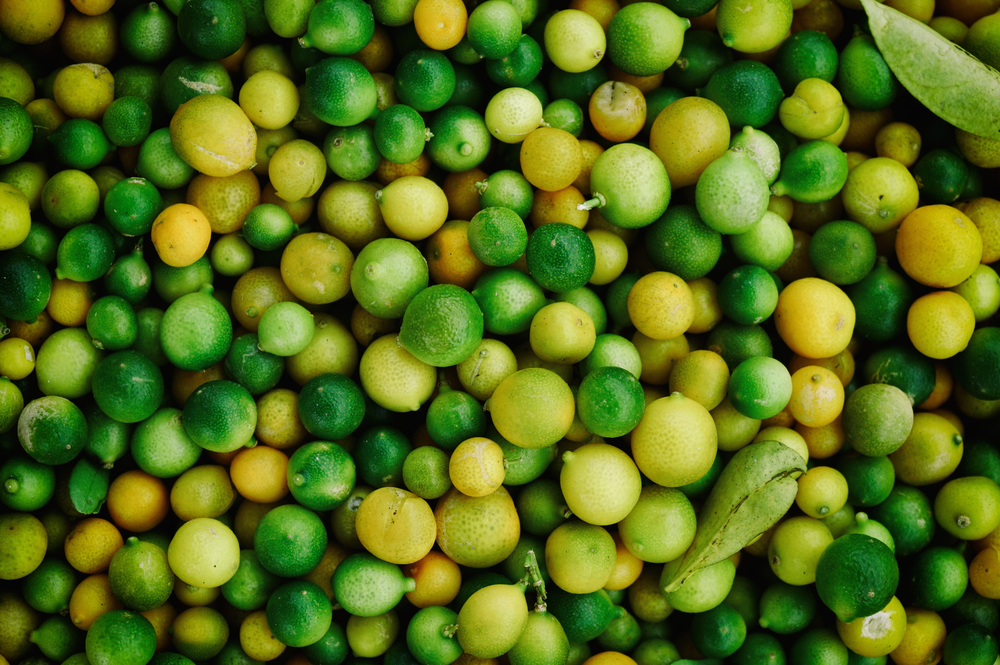
#> input picture 0802.png, 1000 x 665 px, shrunk from 2040 x 1356 before the run, found by its file name
$ jupyter execute --allow-errors histograms_commented.ipynb
#> lines starting #> are read from the running program, lines starting #| are printed output that depends on the picture
# Similarity through histogram

## What is a Histogram?

A histogram is a graphical representation of the distribution of numerical data. It is an estimate of the probability distribution of a continuous variable (in this case, pixel values in an image). In the context of image processing, a histogram represents how the pixel values (intensities) are distributed in an image. This is usually displayed in a 2D plot, with the occurences depending on the color values of the image

### Example
Lets take the following Image as an Example to explain Histograms.

Let's assume we're working in the RGB color space. Three separate histograms would be created, one for each color channel: Red, Green, and Blue.

### Each histogram counts how often each color value (ranging from 0 to 255) occurs in the respective channels. For the green fruits in the image, the values in the Green channel would likely be higher, while the Red and Blue values might be lower.

Let's take a look at the histograms

[cell 1]
import cv2
import matplotlib.pyplot as plt

# Load the image
image_path = 'DIV2k/DIV2K_valid_HR/DIV2K_valid_HR/0802.png'
image = cv2.imread(image_path)
#> image is the input picture: shape (665, 1000, 3); mean B, G, R 23.9, 107.2, 84.2

if image is not None:
    # Convert image to RGB (from BGR which OpenCV uses by default)
    image_rgb = cv2.cvtColor(image, cv2.COLOR_BGR2RGB)

    # Calculate and plot histograms for each color channel separately
    colors = ('r', 'g', 'b')
    channels = ('Red', 'Green', 'Blue')

    plt.figure(figsize=(18, 6))

    for i, color in enumerate(colors):
        plt.subplot(1, 3, i + 1)
        hist = cv2.calcHist([image_rgb], [i], None, [256], [0, 256])
        plt.plot(hist, color=color)
        plt.xlim([0, 256])
        plt.title(f'{channels[i]} Histogram')
        plt.xlabel('Pixel Intensity')
        plt.ylabel('Frequency')
        plt.grid(True)  # Add grid for better visualization

    plt.tight_layout()
    plt.show()
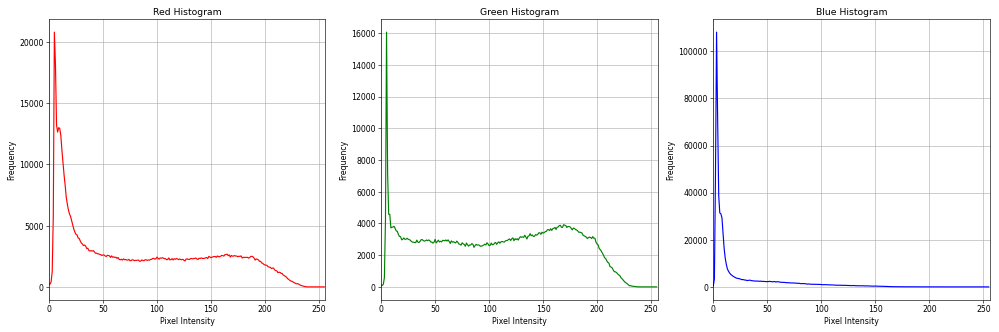
#> figure drawn by matplotlib, 3 panels; panel 1: curve peaks at x = 5, y = 20809; panel 2: curve peaks at x = 5, y = 16057; panel 3: curve peaks at x = 3, y = 108122

else:
    print("Failed to load the image. Please check the file path.")

As expected, a very large proportion of the pixels in the image have a blue value of 0, while the green values tend to dominate within the image.

### RGB Channel are not effective

Now all you have to do is create and save 3 histograms for each channel for all 450,000 images in the database and you're done. Well, not quite...

The problem with this approach is that the RGB color space is based on the mixture of light colors, which is less intuitive when it comes to comparing colors from a human perspective. For example a brighter picture that is still the same picture could have completely other histograms, which will be visible especially in the red channel. Let's test it out.

According to the histograms, we should be able to see a lot more red tones in the image, but this is not the case, as we are analyzing a just brighter version of the image before. So why is that?

Changing the brightness not only brings more white tones into the picture, but also brighter yellow tones, which are primarily mixed with the red and green channel. In addition, the green tones have also become stronger, which is responsible for the deflection in the histogram of the green channel. So according to the histograms, we have 2 completely different images here, while we humans can clearly establish a similarity despite the differences in brightness, as the same colors are used.

### What is the solution?

Let's first start the coding part. For this Notebook we need the following Imports

[cell 2]
# necessary imports
import os
import sqlite3
from PIL import ImageCms
from tqdm import tqdm
import numpy as np
import cv2
import matplotlib.pyplot as plt
from concurrent.futures import ThreadPoolExecutor
from sklearn.neighbors import NearestNeighbors
import joblib
import functions
from sklearn.neighbors import NearestNeighbors


icms = ImageCms

## Connection with the database

Here we establish a connection with the database that contains all the images from the hard disk.

The image properties that we save from the image are:

- Name
- Storage Path
- Pixel size

[cell 3]
# Connect to an existing one to store image metadata
database_name = "database_all_images.db"
root_folder = r"D:/data/image_data"

conn = sqlite3.connect(database_name)
c = conn.cursor()
conn.commit()

## Storing the storage path of every image in a variable
This helps us to find and plot the similar images later in the code.

#> (a cell that did not finish here is left out)

## Now to the solution

Instead of using the RGB color space, we use the HSV color space.

In the HSV color space, the color components (hue, saturation) are separated from the brightness (value). This means that changes in brightness (e.g. lighting) do not affect the hue information (Hue), which is basically the actual color of the image.
Let's have a look at the same example from above and plot the HSV histogram.

What we can see on the histograms is that a lot of pixels in the image are in the 20-50 range. The saturation of the colors within this spectrum is often very high, which makes for strong vibrant colors contained in the image. Value describes how bright or dark the pixel is, where 0 is very dark and 255 is very bright. The fact that some pixels are rather dark, as can be seen from the plot, makes sense due to the spatial division of the fruit, which creates shadows.

Why can we now work better with it than with RGB?

## Hue and Saturation

In this plot, the hue is plotted on the x-axis and the saturation on the y-axis. This diagram contains most of the colors that we can see with the human eye. Unlike the RGB color space, no colors are mixed here; instead, each possible color has its own value on the Hue axis. The strength of this color is shown in the Saturation axis.

If we apply the values from above to this diagram, we can see that the yellow tones dominate in the image. According to the histograms, there are also a few green tones in the image. How bright or dark these green tones are plays nearly no role in either the hue or the saturation, as the brightness or darkness is determined by the V, i.e. the value.

How do we apply these insights to our project?

## The Heart for this Methood

This is the key function to create the histograms that will be stored in a pickle file

```python
def calculate_histogram(image, color_space):
    if color_space == "HSV":
        hsv = cv2.cvtColor(image, cv2.COLOR_BGR2HSV)
        hist = cv2.calcHist([hsv], [0, 1], None, [32, 32], [0, 180, 0, 256])  # Interesting part of the function

    elif color_space == "RGB":
        hist = cv2.calcHist([image], [0, 1, 2], None, [32, 32, 32], [0, 256, 0, 256, 0, 256])
    else:
        pass

    hist = cv2.normalize(hist, hist).flatten()
    return hist
```

This line is the interesting part of this function:
```python
hist = cv2.calcHist([hsv], [0, 1], None, [32, 32], [0, 180, 0, 256])
```
We compute a 2D histogram for the input image in the HSV color space. The histogram represents the joint distribution of the Hue and Saturation values in the image, with 32 bins for each channel. The Hue values will be between 0 and 180 while the Saturation Values will be between 0 and 256. This 2D histogram captures the color information in a compact form, which will be used later for the image comparison based on color similarity.

After that we normalize the histogram, to ensure that the histogram values are on a consistent scale, which is particularly important when comparing histograms from different images. For example, two images of different sizes will have histograms with different raw counts, but normalization will scale them so they can be meaningfully compared. With ```.flatten()``` we also convert the histogram from a multi-dimensional array to a one-dimensional array, which is necessary for the nearest neighbor search when trying to search for similar images.

Let's have a look at the other functions.

[cell 5]
# Calculate the histogram of an image using OpenCV
# The cv2.calcHist function computes the histogram for the given image
# In this context, histograms are used to compare images and determine similarity
# [121 lines left out: functions calculate_histogram, process_image, load_histograms, compute_and_store_histograms, not called in this run]


def load_histograms_from_file(file_path):
    """
    This function is a simple wrapper to load histograms from a file.

    Input:
    - file_path: A string representing the file path from where histograms will be loaded.

    Output:
    - A dictionary of histograms where the keys are image paths and the values are the corresponding histograms
    """
    histograms = joblib.load(file_path)
    return histograms


# [31 lines left out: function find_similar_image, not called in this run]


 # List of paths to database images
database_histogram_file = "histograms_all_images_0608.pkl"

# Loading the histogram file and test the results

#> (a cell that did not finish here is left out)

## Possible Results:

After running the code in the next cell, this could be your results.

[cell 7]
input_image_path = "images/1835.jpg"
input_image = cv2.imread(input_image_path)
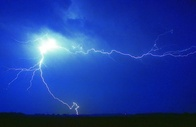
#> input picture images/1835.jpg, 196 x 127 px, shrunk from 400 x 260 before the run
#> input_image is the input picture: shape (127, 196, 3); mean B, G, R 159.7, 61.5, 29.6
#> (the rest of this cell did not finish here and is left out)
